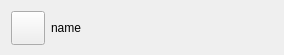
<?xml version="1.0" encoding="UTF-8"?>
<ui version="4.0">
 <class>ChatListItem</class>
 <widget class="QWidget" name="ChatListItem">
  <property name="geometry">
   <rect>
    <x>0</x>
    <y>0</y>
    <width>284</width>
    <height>55</height>
   </rect>
  </property>
  <property name="sizePolicy">
   <sizepolicy hsizetype="Expanding" vsizetype="Expanding">
    <horstretch>0</horstretch>
    <verstretch>0</verstretch>
   </sizepolicy>
  </property>
  <property name="minimumSize">
   <size>
    <width>0</width>
    <height>55</height>
   </size>
  </property>
  <property name="maximumSize">
   <size>
    <width>16777215</width>
    <height>55</height>
   </size>
  </property>
  <property name="windowTitle">
   <string>Form</string>
  </property>
  <layout class="QGridLayout" name="gridLayout">
   <item row="0" column="0">
    <layout class="QHBoxLayout" name="horizontalLayout">
     <item>
      <widget class="QPushButton" name="NameButton">
       <property name="minimumSize">
        <size>
         <width>34</width>
         <height>34</height>
        </size>
       </property>
       <property name="maximumSize">
        <size>
         <width>34</width>
         <height>34</height>
        </size>
       </property>
       <property name="text">
        <string/>
       </property>
      </widget>
     </item>
     <item>
      <widget class="QLabel" name="Namelabel">
       <property name="styleSheet">
        <string notr="true">font: 11pt &quot;HarmonyOS Sans SC&quot;;</string>
       </property>
       <property name="text">
        <string>name</string>
       </property>
      </widget>
     </item>
    </layout>
   </item>
  </layout>
 </widget>
 <resources/>
 <connections/>
</ui>
